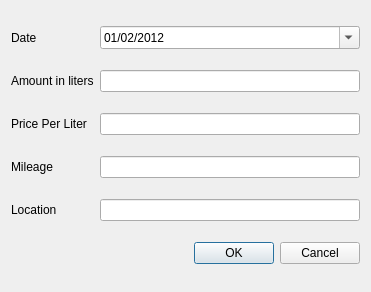
<?xml version="1.0" encoding="UTF-8"?>
<ui version="4.0">
 <class>tankImportDialog</class>
 <widget class="QDialog" name="tankImportDialog">
  <property name="geometry">
   <rect>
    <x>0</x>
    <y>0</y>
    <width>371</width>
    <height>292</height>
   </rect>
  </property>
  <property name="windowTitle">
   <string>Tank Import dialog</string>
  </property>
  <layout class="QGridLayout" name="gridLayout">
   <item row="0" column="0">
    <widget class="QLabel" name="label">
     <property name="text">
      <string>Date</string>
     </property>
    </widget>
   </item>
   <item row="0" column="1">
    <widget class="QDateEdit" name="dateEdit">
     <property name="date">
      <date>
       <year>2012</year>
       <month>2</month>
       <day>1</day>
      </date>
     </property>
     <property name="displayFormat">
      <string>dd/MM/yyyy</string>
     </property>
     <property name="calendarPopup">
      <bool>true</bool>
     </property>
    </widget>
   </item>
   <item row="1" column="0">
    <widget class="QLabel" name="label_2">
     <property name="text">
      <string>Amount in liters</string>
     </property>
    </widget>
   </item>
   <item row="1" column="1">
    <widget class="QLineEdit" name="amountLineEdit">
     <property name="inputMask">
      <string/>
     </property>
    </widget>
   </item>
   <item row="2" column="0">
    <widget class="QLabel" name="label_3">
     <property name="text">
      <string>Price Per Liter</string>
     </property>
    </widget>
   </item>
   <item row="2" column="1">
    <widget class="QLineEdit" name="priceLineEdit"/>
   </item>
   <item row="4" column="0">
    <widget class="QLabel" name="label_4">
     <property name="text">
      <string>Location</string>
     </property>
    </widget>
   </item>
   <item row="4" column="1">
    <widget class="QLineEdit" name="locationLineEdit"/>
   </item>
   <item row="5" column="0" colspan="2">
    <widget class="QDialogButtonBox" name="TankButtonBox">
     <property name="orientation">
      <enum>Qt::Horizontal</enum>
     </property>
     <property name="standardButtons">
      <set>QDialogButtonBox::Cancel|QDialogButtonBox::Ok</set>
     </property>
    </widget>
   </item>
   <item row="3" column="0">
    <widget class="QLabel" name="label_5">
     <property name="text">
      <string>Mileage</string>
     </property>
    </widget>
   </item>
   <item row="3" column="1">
    <widget class="QLineEdit" name="mileageLineEdit"/>
   </item>
  </layout>
 </widget>
 <resources/>
 <connections>
  <connection>
   <sender>TankButtonBox</sender>
   <signal>rejected()</signal>
   <receiver>tankImportDialog</receiver>
   <slot>close()</slot>
   <hints>
    <hint type="sourcelabel">
     <x>316</x>
     <y>260</y>
    </hint>
    <hint type="destinationlabel">
     <x>286</x>
     <y>274</y>
    </hint>
   </hints>
  </connection>
  <connection>
   <sender>TankButtonBox</sender>
   <signal>accepted()</signal>
   <receiver>tankImportDialog</receiver>
   <slot>accept()</slot>
   <hints>
    <hint type="sourcelabel">
     <x>248</x>
     <y>254</y>
    </hint>
    <hint type="destinationlabel">
     <x>157</x>
     <y>274</y>
    </hint>
   </hints>
  </connection>
 </connections>
</ui>
